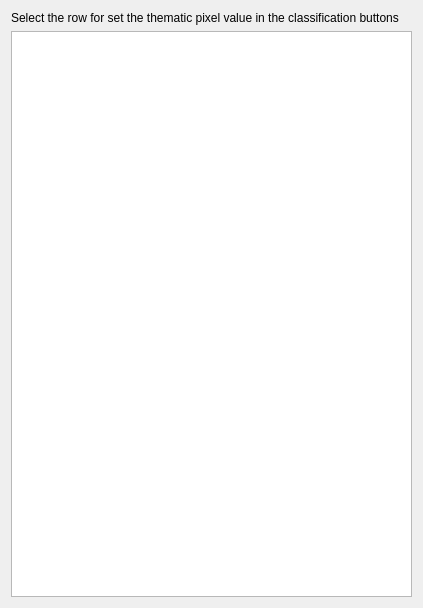
<?xml version="1.0" encoding="UTF-8"?>
<ui version="4.0">
 <class>Dialog</class>
 <widget class="QDialog" name="Dialog">
  <property name="geometry">
   <rect>
    <x>0</x>
    <y>0</y>
    <width>423</width>
    <height>608</height>
   </rect>
  </property>
  <property name="windowTitle">
   <string>Set the thematic raster class</string>
  </property>
  <layout class="QVBoxLayout" name="verticalLayout">
   <item>
    <widget class="QLabel" name="label">
     <property name="text">
      <string>Select the row for set the thematic pixel value in the classification buttons</string>
     </property>
     <property name="wordWrap">
      <bool>true</bool>
     </property>
    </widget>
   </item>
   <item>
    <widget class="QTableWidget" name="thematicTableWidget"/>
   </item>
  </layout>
 </widget>
 <resources/>
 <connections/>
</ui>
